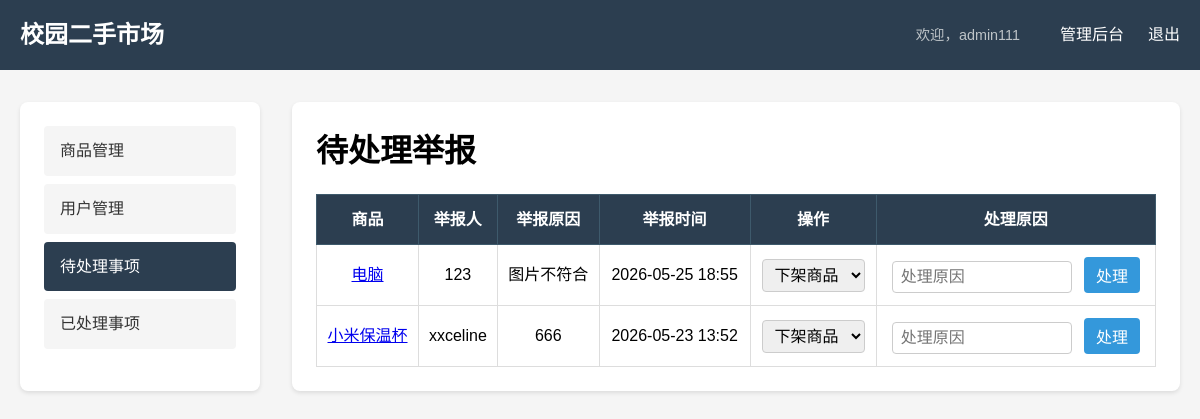
Screenshot of /admin/reports/pending (signed in) with the database file from the repository.
### models.py (models this page shows, shortened)
class Report(db.Model):
    id = db.Column(db.Integer, primary_key=True)
    reporter_id = db.Column(db.Integer, db.ForeignKey('user.id'), nullable=False)
    item_id = db.Column(db.Integer, db.ForeignKey('item.id'), nullable=False)
    reason = db.Column(db.String(200), nullable=False)
    report_time = db.Column(db.DateTime, default=datetime.now)
    status = db.Column(db.String(20), default='待处理')   # 待处理/已处理
    handle_time = db.Column(db.DateTime, nullable=True)
    handle_result = db.Column(db.String(200), nullable=True)   # 处理结果说明
    handle_action = db.Column(db.String(50), nullable=True)    # 下架/驳回

class Item(db.Model):
    id = db.Column(db.Integer, primary_key=True)
    title = db.Column(db.String(100), nullable=False)
    description = db.Column(db.Text, nullable=False)
    price = db.Column(db.Float, nullable=False)
    category = db.Column(db.String(50), nullable=False)
    image_path = db.Column(db.String(200), nullable=False)
    create_time = db.Column(db.DateTime, default=datetime.now)
    is_sold = db.Column(db.Boolean, default=False)
    is_top = db.Column(db.Boolean, default=False)            # 是否置顶
    is_active = db.Column(db.Boolean, default=True)          # 商品是否有效（下架后为False）
    seller_id = db.Column(db.Integer, db.ForeignKey('user.id'), nullable=False)
    cart_entries = db.relationship('Cart', backref='item', lazy=True)
    orders = db.relationship('Order', backref='item', lazy=True)
    reports = db.relationship('Report', backref='item', lazy=True)

class User(db.Model):
    id = db.Column(db.Integer, primary_key=True)
    username = db.Column(db.String(50), unique=True, nullable=False)
    password = db.Column(db.String(100), nullable=False)
    phone = db.Column(db.String(20), nullable=False)
    wechat = db.Column(db.String(50), nullable=True, default='')
    qq = db.Column(db.String(20), nullable=True, default='')
    avatar = db.Column(db.String(200), default='default_avatar.png')
    is_admin = db.Column(db.Boolean, default=False)          # 是否为管理员
    create_time = db.Column(db.DateTime, default=datetime.now)
    items = db.relationship('Item', backref='seller', lazy=True)
    cart_items = db.relationship('Cart', backref='user', lazy=True)
    orders = db.relationship('Order', backref='buyer', lazy=True)
    notifications = db.relationship('Notification', backref='user', lazy=True)
    reports_made = db.relationship('Report', foreign_keys='Report.reporter_id', backref='reporter', lazy=True)

### app.py (the view)
@app.route('/admin/reports/pending')
def admin_reports_pending():
    if not session.get('is_admin'):
        abort(403)
    reports = Report.query.filter_by(status='待处理').order_by(Report.report_time.desc()).all()
    return render_template('admin_reports.html', reports=reports, type='pending')

### app.py (called while the page is built)
def get_cart_count():
    if 'user_id' in session:
        return Cart.query.filter_by(user_id=session['user_id']).count()
    return 0

def get_unread_notification_count():
    if 'user_id' in session:
        return Notification.query.filter_by(user_id=session['user_id'], is_read=False).count()
    return 0

def get_unhandled_reports_count():
    if session.get('is_admin'):
        return Report.query.filter_by(status='待处理').count()
    return 0

@app.context_processor
def inject_common():
    return dict(
        cart_count=get_cart_count(),
        notif_count=get_unread_notification_count(),   # 注意：函数名正确
        is_admin=session.get('is_admin', False),
        unhandled_reports_count=get_unhandled_reports_count()   # 新增
    )

@app.context_processor
def inject_common():
    return dict(
        cart_count=get_cart_count(),
        notif_count=get_unread_notification_count(),   # 注意：函数名正确
        is_admin=session.get('is_admin', False),
        unhandled_reports_count=get_unhandled_reports_count()   # 新增
    )

### templates/admin_reports.html (shortened to what this page needs)
{% extends "base.html" %}
{% block content %}
<div class="admin-layout">
    <div class="admin-sidebar">
        <ul>
            <li><a href="{{ url_for('admin_items') }}">商品管理</a></li>
            <li><a href="{{ url_for('admin_users') }}">用户管理</a></li>
            <li><a href="{{ url_for('admin_reports_pending') }}" class="{% if type=='pending' %}active{% endif %}">待处理事项</a></li>
            <li><a href="{{ url_for('admin_reports_handled') }}" class="{% if type=='handled' %}active{% endif %}">已处理事项</a></li>
        </ul>
    </div>
    <div class="admin-content">
        <h1>{% if type=='pending' %}待处理举报{% else %}已处理举报{% endif %}</h1>
        <table class="report-table">
            <thead>
                <tr>
                    <th>商品</th>
                    <th>举报人</th>
                    <th>举报原因</th>
                    <th>举报时间</th>
                    {% if type=='pending' %}
                        <th>操作</th>
                        <th>处理原因</th>
                    {% else %}
                        <th>处理时间</th>
                        <th>处理结果</th>
                    {% endif %}
                </tr>
            </thead>
            <tbody>
                {% for r in reports %}
                <tr>
                    <td><a href="{{ url_for('admin_item_detail', item_id=r.item_id) }}">{{ r.item.title }}</a></td>
                    <td>{{ r.reporter.username }}</td>
                    <td>{{ r.reason }}</td>
                    <td>{{ r.report_time.strftime('%Y-%m-%d %H:%M') }}</td>
                    {% if type=='pending' %}
                        <td>
                            <select class="action-select" data-id="{{ r.id }}">
                                <option value="shelf_off">下架商品</option>
                            </select>
                        </td>
                        <td>
                            <input type="text" class="reason-input" data-id="{{ r.id }}" placeholder="处理原因" required>
                            <button class="btn-handle" data-id="{{ r.id }}">处理</button>
                        </td>
                    {% else %}
                        <td>{{ r.handle_time.strftime('%Y-%m-%d %H:%M') if r.handle_time else '' }}</td>
                        <td>{{ r.handle_result }}</td>
                    {% endif %}
                </tr>
                {% endfor %}
            </tbody>
        </table>
    </div>
</div>
{% endblock %}

### templates/base.html (shortened to what this page needs)
<!DOCTYPE html>
<html lang="zh-CN">
<head>
    <link rel="stylesheet" href="{{ url_for('static', filename='css/style.css') }}">
    <link rel="stylesheet" href="https://cdnjs.cloudflare.com/ajax/libs/font-awesome/6.4.0/css/all.min.css">
</head>
<body>
    <nav class="navbar">
        <div class="container">
            <a href="{{ url_for('index') }}" class="logo">校园二手市场</a>
            <div class="nav-links">
                {% if session.user_id %}
                    <span class="welcome-text">欢迎，{{ session.username }}</span>
                    {% if not session.get('is_admin') %}
                        <a href="{{ url_for('index') }}">首页</a>
                        <a href="{{ url_for('publish') }}">发布商品</a>
                        <a href="{{ url_for('my_profile') }}">我的</a>
                        <a href="{{ url_for('my_notifications') }}" class="notif-icon">
                            <i class="fas fa-bell"></i>
                            {% if notif_count > 0 %}
                                <span class="notif-badge">{{ notif_count }}</span>
                            {% endif %}
                        </a>
                    {% else %}
                        <a href="{{ url_for('admin_dashboard') }}">管理后台</a>
                    {% endif %}
                    <a href="{{ url_for('logout') }}">退出</a>
                {% else %}
                    <a href="{{ url_for('index') }}">首页</a>
                    <a href="{{ url_for('login') }}">登录</a>
                    <a href="{{ url_for('register') }}">注册</a>
                {% endif %}
            </div>
        </div>
    </nav>
    <div class="container">
        {% block content %}{% endblock %}
    </div>
</body>
</html>

### static/css/style.css (style rules this page uses)
* { margin: 0; padding: 0; box-sizing: border-box; }
body { font-family: Arial, sans-serif; line-height: 1.6; background-color: #f5f5f5; padding-bottom: 80px; }
.container { max-width: 1200px; margin: 0 auto; padding: 0 20px; }
.navbar { background-color: #2c3e50; color: white; padding: 1rem 0; margin-bottom: 2rem; }
.navbar .container { display: flex; justify-content: space-between; align-items: center; }
.logo { color: white; font-size: 1.5rem; font-weight: bold; text-decoration: none; }
.nav-links { display: flex; align-items: center; }
.nav-links a { color: white; text-decoration: none; margin-left: 1.5rem; }
.welcome-text { color: #bdc3c7; font-size: 0.9rem; margin-right: 1rem; }
input, textarea, select, button, label { font-family: inherit; font-size: 1rem; }

### templates/admin_reports.html (style rules this page uses)
.admin-layout { display: flex; gap: 2rem; justify-content: center; max-width: 1400px; margin: 0 auto; }
.admin-sidebar { width: 240px; background: white; border-radius: 8px; padding: 1.5rem; box-shadow: 0 2px 4px rgba(0,0,0,0.1); flex-shrink: 0; }
.admin-sidebar ul { list-style: none; padding-left: 0; margin: 0; }
.admin-sidebar li { margin-bottom: 0.5rem; }
.admin-sidebar a { display: block; padding: 0.75rem 1rem; background: #f5f5f5; border-radius: 4px; text-decoration: none; color: #333; }
.admin-sidebar a.active { background: #2c3e50; color: white; }
.admin-content { flex: 1; min-width: 0; background: white; border-radius: 8px; padding: 1.5rem; box-shadow: 0 2px 4px rgba(0,0,0,0.1); }
.report-table { width: 100%; border-collapse: collapse; margin-top: 1rem; }
.report-table th { background-color: #2c3e50; color: white; padding: 12px 8px; font-weight: bold; text-align: center; border: 1px solid #3e5a6c; }
.report-table td { border: 1px solid #ddd; padding: 12px 8px; text-align: center; vertical-align: middle; }
.btn-handle { background-color: #3498db; color: white; border: none; padding: 6px 12px; border-radius: 4px; cursor: pointer; margin-left: 8px; }
.action-select, .reason-input { padding: 6px 8px; border: 1px solid #ccc; border-radius: 4px; }
.reason-input { width: 180px; }

### rows the page displays
Report: item "电脑", reporter.username "123", reason "图片不符合", report_time "2026-05-25 18:55", id "下架商品"
Report: item "小米保温杯", reporter.username "xxceline", reason "666", report_time "2026-05-23 13:52", id "下架商品"

### other values shown
{{ session.username }} "admin111"
